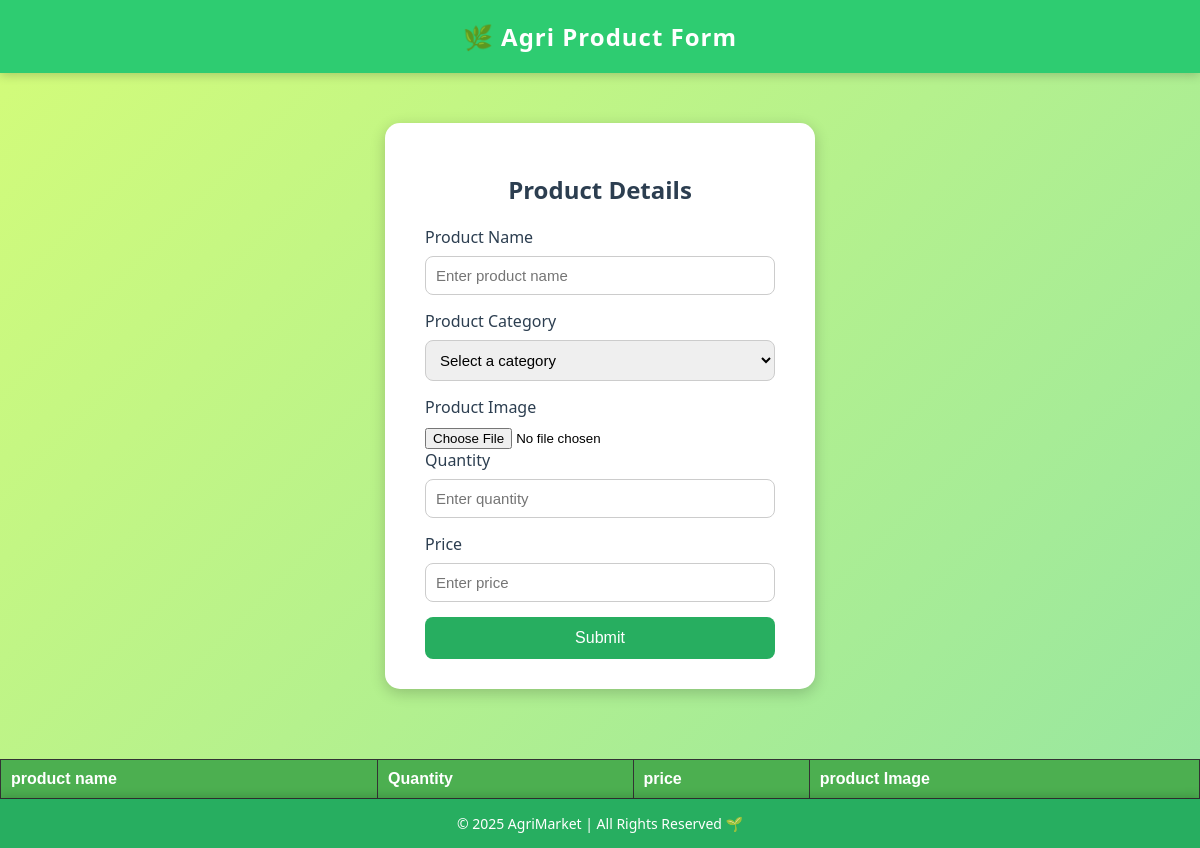
The page /addproduct (signed in) on the database as committed earlier.
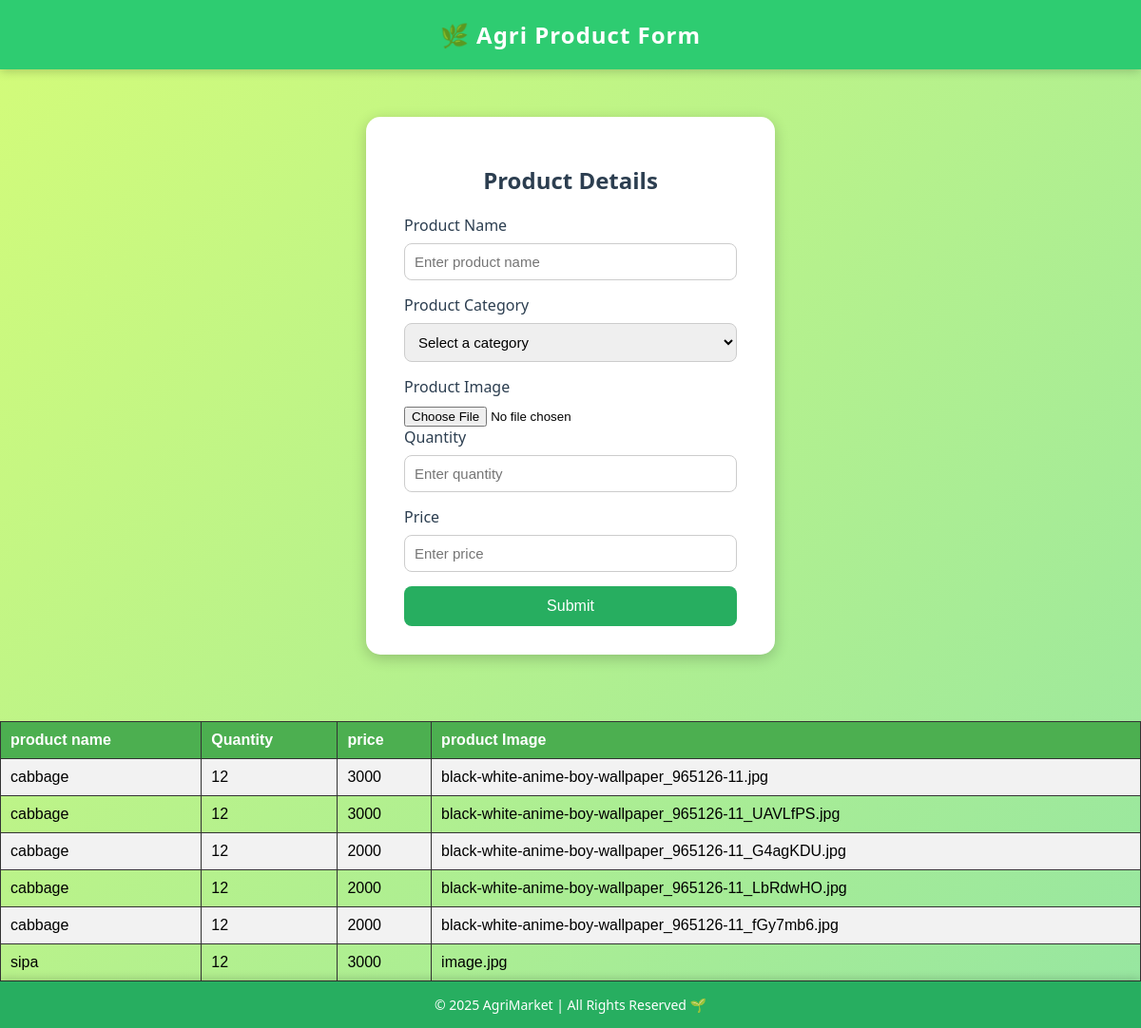
The same page on the database as committed later.
### app/models.py (models this page shows, shortened)
class Product(models.Model):
    farmer_id=models.ForeignKey(Customuser,on_delete=models.CASCADE)
    product_name=models.CharField(max_length=100)
    product_category=models.CharField(max_length=100)
    product_image=models.ImageField()
    quantity=models.IntegerField()
    price=models.IntegerField()

### app/views.py (the view)
# urls.py: path('addproduct',views.addproduct,name='addproduct'),
def addproduct(request):
    if request.method=='POST':
        farmer_id=Customuser.objects.get(id=request.user.id)
        product_name=request.POST.get('product_name')
        product_category=request.POST.get('product_category')
        product_image=request.FILES['product_image']
        quantity=request.POST.get('quantity')
        price=request.POST.get('price')
        data=Product(farmer_id=farmer_id,product_name=product_name,product_category=product_category,product_image=product_image,quantity=quantity,price=price)
        data.save()
        return redirect('farmer_home2')
    else :
        a=Product.objects.filter(farmer_id=request.user.id)
        return render(request,'addproduct.html',{'a':a})

### templates/Addproduct.html (shortened to what this page needs)
<!DOCTYPE html>
<html lang="en">
<head>
</head>
<body>
    <header>
        🌿 Agri Product Form
    </header>
    <form action="{% url 'addproduct' %}" method="post" enctype="multipart/form-data">
        <h2>Product Details</h2>
        <label for="product">Product Name</label>
        <input type="text" name="product_name" id="product" placeholder="Enter product name">
        <label for="category">Product Category</label>
        <select id="category" name="product_category">
            <option value="" disabled selected hidden>Select a category</option>
        </select>
        <label for="img">Product Image</label>
        <input type="file" name="product_image" id="img">
        <label for="quantity">Quantity</label>
        <input type="number" name="quantity" id="quantity" placeholder="Enter quantity">
        <label for="price">Price</label>
        <input type="number" name="price" id="price" placeholder="Enter price">
        <input type="submit" value="Submit">
    </form>
    <table>
        <tr>
            <th>product name</th>
            <th>Quantity</th>
            <th>price</th>
            <th>product Image</th>
        </tr>
        {% for i in a %}
        <tr>
            <td>{{i.product_name}}</td>
            <td>{{i.quantity}}</td>
            <td>{{i.price}}</td>
            <td>{{i.product_image}}</td>
        </tr>
        {% endfor %}
    </table>
    <footer>
        © 2025 AgriMarket | All Rights Reserved 🌱
    </footer>
</body>
</html>

Rows that differ between the two databases and show on the page:
added Product: product_name "cabbage", quantity "12", price "3000", product_image "black-white-anime-boy-wallpaper_965126-11.jpg"
added Product: product_name "cabbage", quantity "12", price "3000", product_image "black-white-anime-boy-wallpaper_965126-11_UAVLfPS.jpg"
added Product: product_name "cabbage", quantity "12", price "2000", product_image "black-white-anime-boy-wallpaper_965126-11_G4agKDU.jpg"
added Product: product_name "cabbage", quantity "12", price "2000", product_image "black-white-anime-boy-wallpaper_965126-11_LbRdwHO.jpg"
added Product: product_name "cabbage", quantity "12", price "2000", product_image "black-white-anime-boy-wallpaper_965126-11_fGy7mb6.jpg"
added Product: product_name "sipa", quantity "12", price "3000", product_image "image.jpg"
